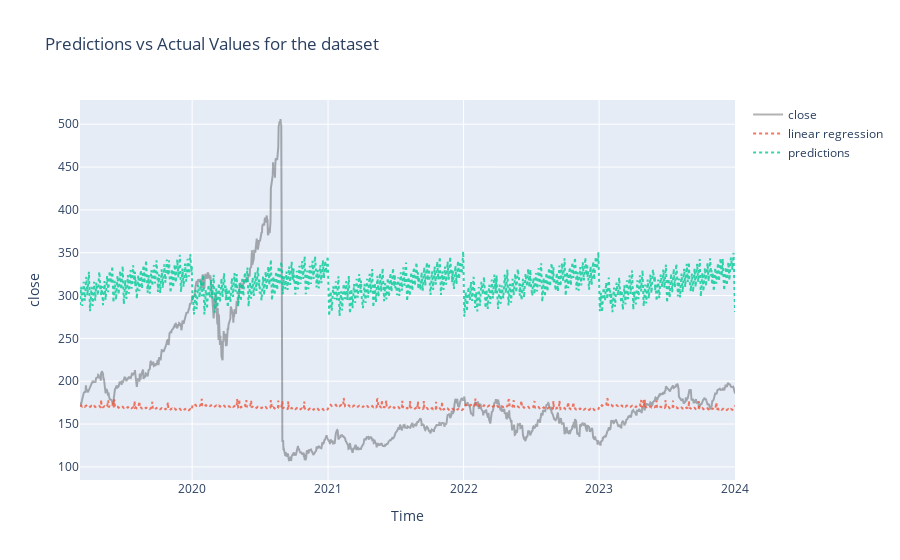

The code cell stored with this chart in its notebook:
### Code cell
model_name = "rnn"
predictions, values = train_model(model_name=model_name, 
                                  x_train=X_train, 
                                  train_loader=train_loader,
                                  val_loader=val_loader, 
                                  test_loader_one=test_loader_one)
df_result = format_predictions(predictions, values, X_test, scaler)
print(calculate_metrics(df_result))

df_baseline = build_baseline_model(df_features, 0.2, "close")
print(calculate_metrics(df_baseline))

plot_predictions(df_result, df_baseline)

### Figure 1 — Plotly figure (JSON) as saved in the notebook; plotly's stock layout.template omitted (floating-point values rounded to 4 significant figures; data arrays with more than 128 entries replaced by an {"elided": "..."} marker saying what was removed)
{"data": [{"line": {"color": "rgba(0,0,0, 0.3)"}, "mode": "lines", "name": "close", "text": {"elided": "1217 str values"}, "type": "scatter", "x": {"elided": "1217 str values"}, "y": {"elided": "1217 float values"}}, {"line": {"dash": "dot"}, "mode": "lines", "name": "linear regression", "opacity": 0.8, "text": {"elided": "1217 str values"}, "type": "scatter", "x": {"elided": "1217 str values"}, "y": {"elided": "1217 float values"}}, {"line": {"dash": "dot"}, "mode": "lines", "name": "predictions", "opacity": 0.8, "text": {"elided": "1217 str values"}, "type": "scatter", "x": {"elided": "1217 str values"}, "y": {"elided": "1217 float values"}}], "layout": {"title": {"text": "Predictions vs Actual Values for the dataset"}, "xaxis": {"ticklen": 5, "title": {"text": "Time"}, "zeroline": false}, "yaxis": {"ticklen": 5, "title": {"text": "close"}, "zeroline": false}}}
